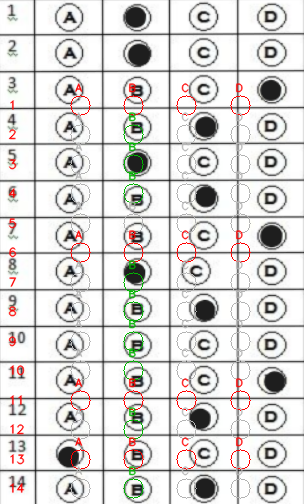
#> input picture temp/aligned_1775571587_Design_sem_nome__1_.png, 304 x 504 px
$ python -i omr_reader.py   (imports and definitions only)
#> lines starting #> are read from the running program, lines starting #| are printed output that depends on the picture; after the words box and inside, x2 and y2 are one past the last pixel; in counts of white or black regions, pixels touching at a corner belong together
#> further down, picture is the input picture: shape (504, 304, 3); mean B, G, R 214.5, 215.8, 217.5
import cv2
import json
import math
import os
import re
import sys
import numpy as np


def load_layout(path):
    with open(path, 'r', encoding='utf-8') as f:
        return json.load(f)


# [10 lines left out: function order_points, not called in this run]


def find_page_contour(image):
    gray = cv2.cvtColor(image, cv2.COLOR_BGR2GRAY)
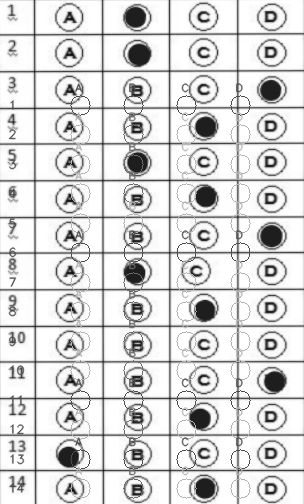
#> gray: shape (504, 304); min 9, max 255, mean 216.2
    blur = cv2.GaussianBlur(gray, (5, 5), 0)
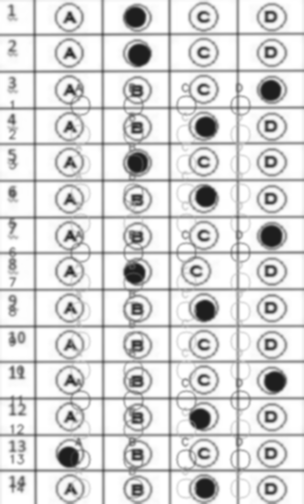
#> blur: shape (504, 304); min 30, max 255, mean 216.3
    edged = cv2.Canny(blur, 75, 200)
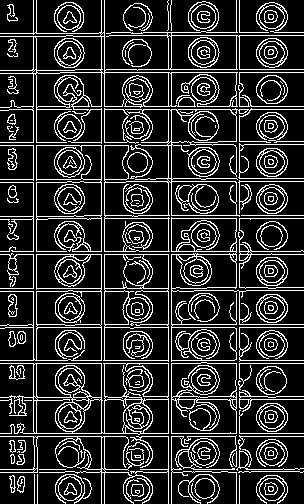
#> edged: shape (504, 304); 18.4% white in thin lines or dots
    cnts, _ = cv2.findContours(edged, cv2.RETR_LIST, cv2.CHAIN_APPROX_SIMPLE)
#> cnts = 487 contours, 163 with area under 20; largest, box (x1, y1, x2, y2) and area: (104, 108, 304, 252) 9660, (0, 0, 304, 144) 9534, (0, 363, 169, 435) 9352, (103, 254, 169, 362) 6781, (0, 254, 102, 361) 6700
    cnts = sorted(cnts, key=cv2.contourArea, reverse=True)[:10]
#> cnts = 10 contours; largest, box (x1, y1, x2, y2) and area: (104, 108, 304, 252) 9660, (0, 0, 304, 144) 9534, (0, 363, 169, 435) 9352, (103, 254, 169, 362) 6781, (0, 254, 102, 361) 6700
    for c in cnts:
        peri = cv2.arcLength(c, True)
        approx = cv2.approxPolyDP(c, 0.02 * peri, True)
        if len(approx) == 4:
            return approx.reshape(4, 2)
#> this loop made 4 passes
#> peri on passes 1, 3: 2478.5, 1013.7
#> (peri, approx) on passes 2, 4: (4093.1, [[0, 142], [303, 35], [33, 0]]), (346.1, [[104, 254], [103, 360], [168, 361], [168, 254]])
    return None


# [167 lines left out: functions four_point_transform, parse_qr_text, decode_qr, darkness_score, marker_darkness, read_answers and 2 more, not called in this run]


# [2 lines not run here, left out]

>>> import cv2
>>> picture = cv2.imread('../temp/aligned_1775571587_Design_sem_nome__1_.png')
>>> result = find_page_contour(picture)
#> result = [[104, 254], [103, 360], [168, 361], [168, 254]]
